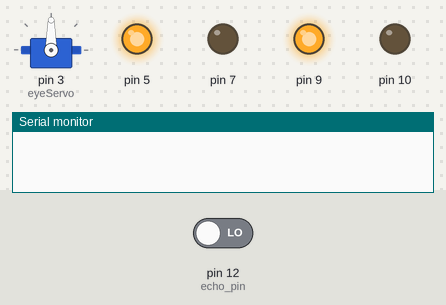
The sketch below on a simulated Arduino Uno, built with avr-gcc and run on an emulated ATmega328P. Shown: servo, output pins drawn as LEDs (lit = HIGH), the last lines printed to the serial monitor. The test bench sets the inputs (shaded band); at power-on: pin 12 (echo_pin) LOW. Pins used as bus, display or sensor lines are not drawn.

Above: at 0.05 s.
At 1.05 s:
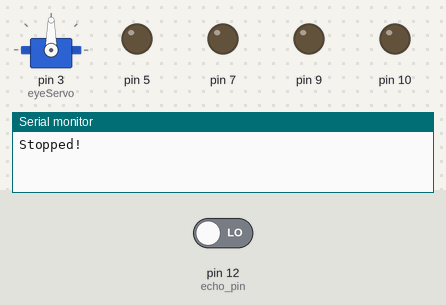
At 3.15 s:
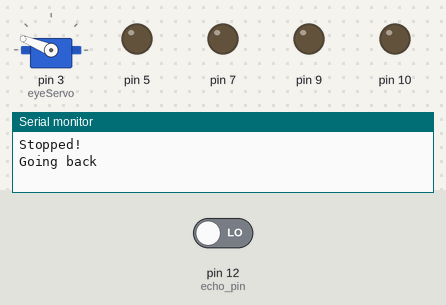
At 6.3 s:
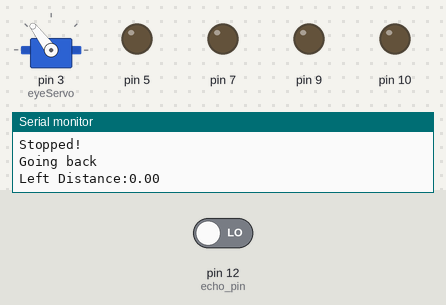
At 10.25 s:
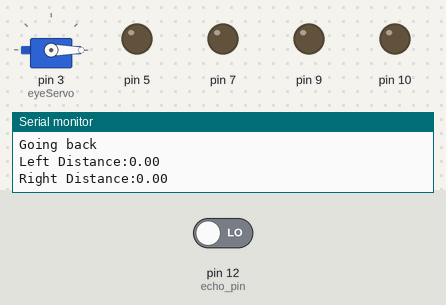
At 12.55 s:
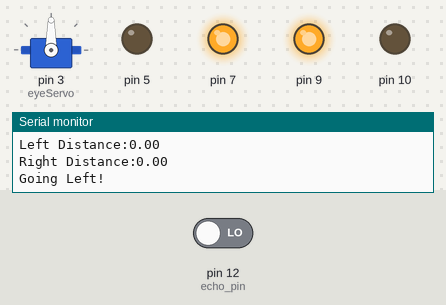
Timing chart, 0 to 16.4 s (numbered marks = the images above):
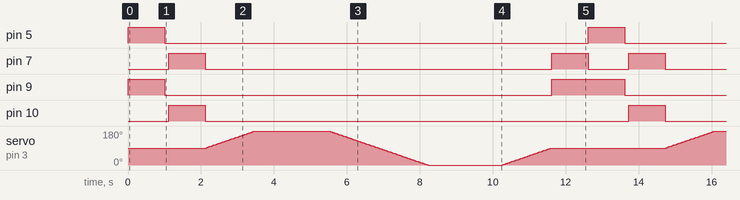

Measured:
- by itself, pin 5, pin 10: alternates HIGH for 1.0 s and LOW for 11.6 s
- by itself, pin 7: repeats every 12.6 s: LOW 9.5 s, HIGH 1.0 s, LOW 1.1 s, HIGH 1.0 s
- by itself, pin 9: repeats every 12.6 s: LOW 10.6 s, HIGH 2.0 s

The sketch:

obstacleAvoider.ino
```cpp
#include <Arduino.h>
#include <Servo.h>
#include "obstacleAvoider.h"

Servo eyeServo; //Define a servo object, we will use this servo to sweep the surroundings
                //It is equivalent to making the robot look left and right to get the distance
                //from HCSR04 ultrasonic sensor mounted on it.
int pos = 90; //position angle for servo

//define trigger pin and echo pin for HCSR04
uint8_t trigger_pin = 11;
uint8_t echo_pin = 12;
int temperature = 26; //Temperature in Celcius

//Define an HCSR04 object
HCSR04 ultrasoundEye(echo_pin,trigger_pin,temperature);

//define variables and objects for rover
int lf = 5, lb=7; //Left forward and Left backward
int rf=9, rb=10; //right forward and right backward

Rover rover(lf,lb,rf,rb);

float dist_right = 0;
float dist_left = 0;


void setup() {
  // Let us define a control pin for servo, choose any PWM pin you like
  eyeServo.attach(3); //Here I chose 3
  eyeServo.write(pos); //Let the eye face forward
  Serial.begin(9600);
}

void loop() {
    //move forward
    rover.forward();

     if(ultrasoundEye.get_distance() <= 5){

       //Stop! Obstacle ahead
       rover.stop();
       Serial.println("Stopped!");
       delay(100);

       //Back up a bit
       rover.backward();
       Serial.println("Going back");
       delay(1000);
       rover.stop();

       //Look from zero to 180 degrees with some delay between each step, this will
      //create an illusion of a smooth sweep
      for (pos=90;pos<=180;pos++){
        eyeServo.write(pos);
        delay(15);
      }
      delay(1000);
      dist_left = ultrasoundEye.get_distance();

     Serial.print("Left Distance:");
     Serial.println(dist_left);


      //Here we will make the servo look left
      for (pos=180;pos>=0;pos--){
        eyeServo.write(pos);
        delay(15);
      }

     delay(1000);

     dist_right = ultrasoundEye.get_distance();

     Serial.print("Right Distance:");
     Serial.println(dist_right);


     //Look ahead
     for (pos=0;pos<=90;pos++){
        eyeServo.write(pos);
        delay(15);
      }

     if(dist_right > dist_left){
       Serial.println("Going Right!");
       rover.turn_right();
       delay(1000);
       rover.stop();
     }
     else{
       Serial.println("Going Left!");
       rover.turn_left();
       delay(1000);
       rover.stop();
     }

  }

}
```

obstacleAvoider.h
```cpp
/*
Library for Alfred Robot
Mijaz Mukundan
MIT Lisence
*/

#ifndef obstacleAvoider_h
#define obstacleAvoider_h

#include<Arduino.h>
class Rover
{
    public:
        Rover(int motor_left_forward, int motor_left_backward, int motor_right_forward, int motor_right_backward);
        void forward();
        void backward();
        void turn_left();
        void turn_right();
        void stop();
    private:
        int _motor_left_forward, _motor_left_backward, _motor_right_forward, _motor_right_backward;

};

class HCSR04
{
    public:
            HCSR04(uint8_t echo_pin, uint8_t trigger_pin, int temperatureC);
            float get_distance();
    private:
            uint8_t _trigger_pin, _echo_pin;
            long _duration;
            float _distance;
            int _temperatureC;
};
#endif
```

ostacleAvoider.cpp
```cpp
/*
Library for Alfred Robot
Mijaz Mukundan
MIT Lisence
*/

#include<Arduino.h>
#include "obstacleAvoider.h"

Rover::Rover(int motor_left_forward, int motor_left_backward, int motor_right_forward, int motor_right_backward){
    pinMode(motor_left_forward,OUTPUT);
    pinMode(motor_left_backward,OUTPUT);
    pinMode(motor_right_backward,OUTPUT);
    pinMode(motor_right_forward,OUTPUT);

    _motor_left_backward=motor_left_backward;
    _motor_left_forward=motor_left_forward;
    _motor_right_backward=motor_right_backward;
    _motor_right_forward=motor_right_forward;
}

void Rover::stop(){
    digitalWrite(_motor_left_forward,LOW);
    digitalWrite(_motor_right_forward,LOW);

    digitalWrite(_motor_left_backward,LOW);
    digitalWrite(_motor_right_backward,LOW);
}

void Rover::forward(){
    digitalWrite(_motor_left_forward,HIGH);
    digitalWrite(_motor_right_forward,HIGH);

    digitalWrite(_motor_left_backward,LOW);
    digitalWrite(_motor_right_backward,LOW);
}

void Rover::backward(){
    digitalWrite(_motor_left_forward,LOW);
    digitalWrite(_motor_right_forward,LOW);

    digitalWrite(_motor_left_backward,HIGH);
    digitalWrite(_motor_right_backward,HIGH);
}

void Rover::turn_left(){
    digitalWrite(_motor_left_forward,LOW);
    digitalWrite(_motor_right_forward,HIGH);

    digitalWrite(_motor_left_backward,HIGH);
    digitalWrite(_motor_right_backward,LOW);
}

void Rover::turn_right(){
    digitalWrite(_motor_left_forward,HIGH);
    digitalWrite(_motor_right_forward,LOW);

    digitalWrite(_motor_left_backward,LOW);
    digitalWrite(_motor_right_backward,HIGH);
}

//###########################################################################################################################


HCSR04::HCSR04(uint8_t echo_pin, uint8_t trigger_pin, int temperatureC){

    _echo_pin = echo_pin;
    _trigger_pin = trigger_pin;
    _temperatureC = temperatureC;

    pinMode(_trigger_pin, OUTPUT); //setting trigger pin as output, a pulse of 10us to trigger
                                   //will cause ultrasonic sensor to send an 8 cycle
                                   //burst of ultrasound
    pinMode(_echo_pin, INPUT); //We will read the echo pin to get the time of flight and use this
                               //later to calculate the distance
}
float HCSR04::get_distance(){
    /*
    Refer to the excellent articles at
    https://randomnerdtutorials.com/complete-guide-for-ultrasonic-sensor-hc-sr04/
    or
    https://create.arduino.cc/projecthub/abdularbi17/ultrasonic-sensor-hc-sr04-with-arduino-tutorial-327ff6
    for more information on this code
    */

    //keep the trigger pin low at start to prevent miss fire
    digitalWrite(_trigger_pin, LOW);
    delay(2);

    //We will keep the trigger pin HIGH for 10us for HCSR04 to emitt the ultrasound
    digitalWrite(_trigger_pin,HIGH);
    delay(10);
    digitalWrite(_trigger_pin, LOW);

    //Let us find the time of flight by observing when the echo pin goes from HIGH to LOW
    _duration = pulseIn(_echo_pin,HIGH);

    //Let us now use the duration and calculate the distance
    // the formula would be Distance = Speed of sound x Duration / 2
    // the division by two is used because the soundwave travels twice the distance
    //between sensor and obstacle
    //Speed of sound = 340 m/s = 0.000340 m/us = 0.034 cm/us
    float speed_of_sound = 331 + 0.6 * _temperatureC; // in m/s
    _distance =  _duration / 2 * speed_of_sound / 10000;

    return _distance;
}
```
